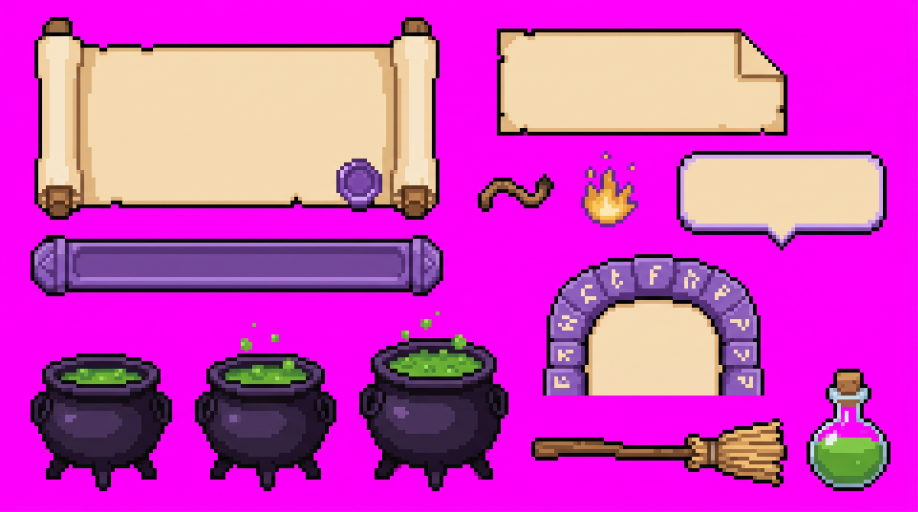
#> input picture art_src/hoothex-ui-sheet.jpg, 2752 x 1536 px (shown at 1/3 size)
$ python gen_hex_ui.py
#> lines starting #> are read from the running program, lines starting #| are printed output that depends on the picture; after the words box and inside, x2 and y2 are one past the last pixel; in counts of white or black regions, pixels touching at a corner belong together
### art_src/lib_sheet.py
"""Reading a UI sheet from the owner's image tool, shared by gen_sand_ui.py,
gen_crystal_ui.py and the sheets to come.

The tool draws pixel art on a magenta ground, but upscales it by a fractional
amount and saves a JPEG (it cannot save a PNG): the cells come out 5 to 12
pixels square with soft, noisy edges, and each sheet's size differs. A sheet's
cell is found once with `fit` (the edges of the picture line up on it), written
into the sheet's script as constants, and then `sample` reads every cell as the
median colour of the middle of its block and snaps it to the sheet's palette
-- with every near-black folded into the outline colour, which is where nearly
all the JPEG noise is.

The rest is what every sheet does with the cells: cut a piece out, flood-fill
the face words are written on, and mimic how the game stretches a piece
(`stretch`, the same as `PixelSprite._source`) so it can be looked at before
Flutter is run.
"""
import numpy as np
from PIL import Image

GROUND = '.'


def hex_rgb(h):
    return tuple(int(h[i:i + 2], 16) for i in (1, 3, 5))


def _magenta(a):
    return (a[..., 0] > 200) & (a[..., 1] < 90) & (a[..., 2] > 200)


# [31 lines left out: function fit, not called in this run]


def sample(path, tones, cell, dark=48, tinted_ground=False):
    """The sheet as rows of letters, one a cell; GROUND where it is magenta.
    [cell] is ((width, x offset), (height, y offset)) from `fit`; [tones]
    maps a letter to its colour, and K must be the outline's. With
    [tinted_ground], a cell whose colour is mostly magenta -- a soft glow the
    tool drew over the ground, which blends to pink -- is ground too."""
    (cw, ox), (ch, oy) = cell
    a = np.asarray(Image.open(path).convert('RGB')).astype(float)
    h, w, _ = a.shape
    mag = _magenta(a)
    letters = list(tones)
    rgb_of = np.array([hex_rgb(tones[k]) for k in letters], float)
    grid = []
    for j in range(int((h - oy) / ch)):
        line = []
        for i in range(int((w - ox) / cw)):
            xa, xb = int(ox + (i + .25) * cw), int(ox + (i + .75) * cw) + 1
            ya, yb = int(oy + (j + .25) * ch), int(oy + (j + .75) * ch) + 1
            blk = a[ya:yb, xa:xb]
            if blk.size == 0 or mag[ya:yb, xa:xb].mean() > .5:
                line.append(GROUND)
                continue
            rgb = np.median(blk.reshape(-1, 3), axis=0)
            if tinted_ground and rgb[0] > 150 and rgb[2] > 150 and rgb[1] < 125:
                line.append(GROUND)
                continue
            if rgb.max() < dark:
                line.append('K')
            else:
                line.append(letters[int(((rgb_of - rgb) ** 2).sum(1).argmin())])
        grid.append(line)
    return grid


# [27 lines left out: function pieces_of, not called in this run]


def cut(sheet, box):
    """The piece in [box] (cells x0, y0, x1, y1) as rows of letters."""
    x0, y0, x1, y1 = box[:4]
    return [list(''.join(sheet[y][x0:x1])) for y in range(y0, y1)]


def flood(rows, seed, src='F', dst='W'):
    """[rows] with the [src] cells 4-connected to [seed] lettered [dst]."""
    sx, sy = seed
    assert rows[sy][sx] == src, (seed, rows[sy][sx])
    todo = [(sx, sy)]
    while todo:
        x, y = todo.pop()
        if not (0 <= y < len(rows) and 0 <= x < len(rows[y])):
            continue
        if rows[y][x] != src:
            continue
        rows[y][x] = dst
        todo += [(x + 1, y), (x - 1, y), (x, y + 1), (x, y - 1)]


def face_box(rows):
    """Where the W cells are: (left, top, right, bottom) in cells."""
    xs = [x for r in rows for x, c in enumerate(r) if c == 'W']
    ys = [y for y, r in enumerate(rows) if 'W' in r]
    return min(xs), min(ys), max(xs) + 1, max(ys) + 1


# [55 lines left out: functions same_rows, source, stretch, whole, png, not called in this run]


def channel(groove, outline='K'):
    """Where a timer's fill goes in its groove, in cells: the rows of
    channel at the groove's middle column, from its top and from its foot,
    and the column the channel's narrowest row starts at. One cell of the
    channel is left round the fill on every side."""
    rows = groove[0]
    mid = len(rows[0]) // 2
    first = last = len(rows) // 2
    assert rows[first][mid] == outline, 'the groove has no channel at its middle'
    while rows[first - 1][mid] == outline:
        first -= 1
    while rows[last + 1][mid] == outline:
        last += 1
    top, bottom = first + 1, len(rows) - last
    side = max(r.index(outline, 3) for r in rows[top:last]) + 1
    return top, bottom, side


def halve(rows):
    """[rows] (strings) at half resolution: each 2x2 block becomes the letter
    most of it is, the outline K winning ties so lines never break, then
    anything over empty. An odd last row or column is padded with empty first,
    so the outline along it survives. (gen_fire_ui.py's, for a sheet's piece
    that is drawn smaller than the sheet draws it.)"""
    if len(rows[0]) % 2:
        rows = [r + GROUND for r in rows]
    if len(rows) % 2:
        rows = rows + [GROUND * len(rows[0])]
    h, w = len(rows), len(rows[0])
    out = []
    for y in range(0, h - 1, 2):
        row = ''
        for x in range(0, w - 1, 2):
            block = [rows[y][x], rows[y][x + 1],
                     rows[y + 1][x], rows[y + 1][x + 1]]
            counts = {c: block.count(c) for c in block}
            top = max(counts.values())
            best = [c for c, n in counts.items() if n == top]
            if len(best) > 1 and 'K' in best:
                row += 'K'
            elif len(best) > 1 and GROUND in best:
                row += [c for c in best if c != GROUND][0]
            else:
                row += best[0]
        out.append(row)
    return out


# [45 lines left out: function cells_svg, not called in this run]

### art_src/gen_hex_ui.py
"""Builds Hoothex's UI pieces from the owner's image-tool sheet.

    python gen_hex_ui.py                 # writes lib/components/boss_trial/hex_ui_art.dart
    python gen_hex_ui.py --map NAME      # prints one piece as a cell map
    python gen_hex_ui.py --preview DIR   # one PNG a piece, and the whole sheet
    python gen_hex_ui.py --svg [FILE]    # the pieces as the game gets them, as one SVG

See lib_sheet.py for how a sheet from the tool is read back to the cells it was
drawn on, and gen_sand_ui.py / gen_crystal_ui.py for the same job done for the
other bosses. Re-run after any edit; never hand-edit the output.
"""
import os
import sys

import lib_sheet
from lib_sheet import channel, cut, face_box, flood, halve, same_rows

HERE = os.path.dirname(os.path.abspath(__file__))
SRC = os.path.join(HERE, 'hoothex-ui-sheet.jpg')
OUT = os.path.normpath(os.path.join(
    HERE, '..', 'lib', 'components', 'boss_trial', 'hex_ui_art.dart'))

# The sheet's cell, fitted to its edges (lib_sheet.fit): 11.5 pixels square.
# (240 x 133 cells.)
CELL = ((11.465, 0.2), (11.465, 5.8))

# letter -> colour. Parchment F/C/T, wood O/P/Q, the witch's purple L/V/N/M/D
# and the iron of the cauldron R/S, brew G/H/Z, flame Y/B, glass g/h. F is also
# what words are written on (W where a piece marks its face).
TONES = {
    'K': '#14120e',   # outline
    'F': '#f4dab1',   # parchment
    'C': '#f5e5c9',   # parchment, lit
    'T': '#deb27c',   # parchment in shade, and its torn edge
    'O': '#ad784b',   # wood
    'P': '#885b38',   # wood in shade
    'Q': '#643d23',   # wood, darkest
    'L': '#ccaced',   # lilac
    'V': '#ac7ed4',   # violet
    'N': '#895bb8',   # purple
    'M': '#73459a',   # purple, deeper
    'D': '#58307a',   # purple in shade
    'R': '#47305b',   # iron
    'S': '#32213f',   # iron in shade
    'G': '#66aa32',   # brew
    'H': '#86cb49',   # brew, lit
    'Z': '#488537',   # brew in shade
    'Y': '#f2bd69',   # flame
    'B': '#dc9845',   # flame, orange
    'g': '#94b1c9',   # glass
    'h': '#e8f1f7',   # glass, lit
}

# A gate's stone in the colour of the gate's state: the plain purple, a
# refused gate's red (the fizzle of the pet's spells) and a right one's rune
# light, so the gate it flies through shows how it went.
GATE_WRONG = dict(TONES, V='#f08c94', N='#d95763', M='#bf4a58', D='#a33a48',
                  R='#7d2b38')
GATE_RIGHT = dict(TONES, V='#cbf1f5', N='#6dc2ca', M='#58a8b2', D='#3f8d99',
                  R='#2c6670')


def sample():
    return lib_sheet.sample(SRC, TONES, CELL, dark=50)
#> in _magenta, `return (a[..., 0] > 200) & (a[..., 1] < 90) & (a[..., 2] > 200)`:
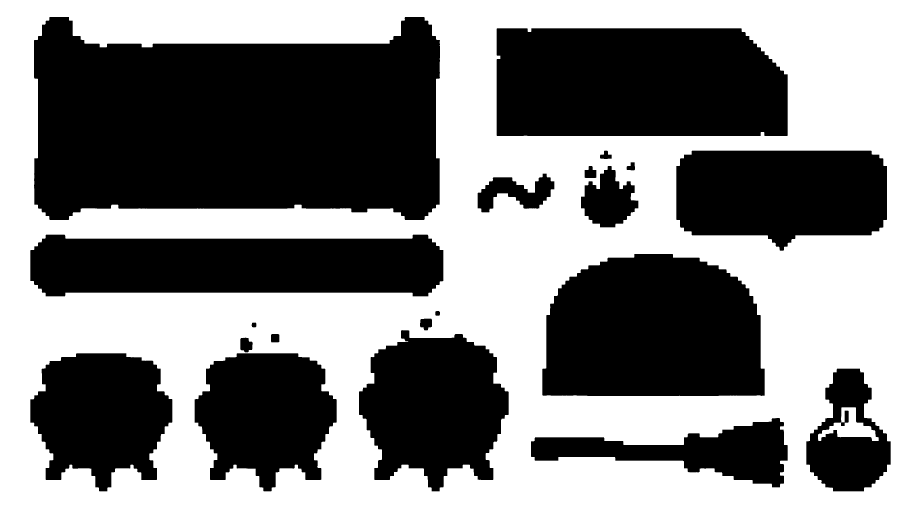
#> returned value: shape (1536, 2752) bool (shown at 1/3 size); 51.1% white; 20 black regions, largest, box (x1, y1, x2, y2) and area: (102, 51, 1320, 660) 617541, (1490, 85, 2363, 408) 271324, (1627, 762, 2294, 1188) 247175
#> after the loop in sample, `for j in range(int((h - oy) / ch)):`: grid = 133 items


def png(rows, scale, path):
    lib_sheet.png(rows, scale, path, TONES)


def interior(rows, x, y):
    """Whether a cell has a cell on every side: it is not on a piece's edge."""
    h, w = len(rows), len(rows[0])
    return all(0 <= x + dx < w and 0 <= y + dy < h
               and rows[y + dy][x + dx] != '.'
               for dx, dy in ((1, 0), (-1, 0), (0, 1), (0, -1)))


def remap(rows, table, y0=0, y1=None, x0=0, x1=None):
    """Letters in [rows] (a box of them) changed by [table]."""
    for y in range(y0, len(rows) if y1 is None else y1):
        for x in range(x0, len(rows[y]) if x1 is None else x1):
            rows[y][x] = table.get(rows[y][x], rows[y][x])


# ---- cleaning ---------------------------------------------------------------
#
# See gen_sand_ui.py: the game stretches a piece by repeating a run of columns
# and of rows, so each run has to be the same all the way down it. And the
# owner asked that what the tool shaded heavily -- the cauldrons, the flask
# and the broom -- be flat: an outline, a body, and at most one lit tone,
# like the rest of the art.

# The wax seal sits low on the right of the scroll, where words would be
# written and the fuse runs under it. It comes off the scroll and is drawn on
# its own, where there is room.
SEAL_COLS = (79, 90)
SEAL_ROWS = (37, 51)


def take_seal(rows):
    """The seal as its own rows, and [rows] with the parchment put back."""
    (x0, x1), (y0, y1) = SEAL_COLS, SEAL_ROWS
    seal = [['.'] * (x1 - x0) for _ in range(y1 - y0)]
    for y in range(y0, y1):
        for x in range(x0, x1):
            c = rows[y][x]
            if c in 'LNMDRV' or (c == 'K' and y in (48, 50)):
                seal[y - y0][x - x0] = c
    for y in range(y0, y1):
        for x in range(x0 - 1, x1 + 1):
            if (c := rows[y][x]) in 'LNMDRV' or (c == 'K' and y in (48, 50)):
                rows[y][x] = rows[y][60] if y < len(rows) - 3 else '.'
    return seal


def clean_scroll(rows):
    pass


def clean_gate(rows):
    # The crown's stones carry a rune each, at different heights: the run of
    # columns that repeats is plain stone, and the posts keep one rune a block.
    remap(rows, {'F': 'N', 'D': 'N', 'M': 'N', 'R': 'N'}, 2, 9, 25, 33)


def clean_cauldron(rows):
    # Flat iron, flat brew. The tool shaded the pot in four tones and let its
    # deepest fall into the outline's black; the body is one iron colour with
    # an outline one cell thick.
    remap(rows, {'Z': 'G', 'O': 'K', 'S': 'R', 'M': 'R'})
    body = next(y for y, r in enumerate(rows) if r.count('R') >= 6)
    for y in range(body, len(rows)):
        for x in range(len(rows[y])):
            if rows[y][x] == 'K' and interior(rows, x, y):
                rows[y][x] = 'R'


def clean_broom(rows):
    # Handle: lit above, shaded below. Bristles: straw and its shade. The
    # binding: wood. The tool had four browns running through all of them.
    for y, r in enumerate(rows):
        for x, c in enumerate(r):
            if c not in 'OPQTB':
                continue
            if x < 42:
                r[x] = 'O' if y <= 8 else 'P'
            elif x < 53:
                r[x] = 'O' if c in 'PQT' else c
            else:
                r[x] = 'B'
    # The tool drew its broom head to the right; the game has the bristles
    # behind the pet, on the left.
    for r in rows:
        r.reverse()


def clean_potion(rows):
    # Cork in two browns, glass in one tint and a highlight, brew in one green
    # with its lit top.
    remap(rows, {'B': 'O', 'Q': 'P', 'L': 'g', 'N': 'g', 'Z': 'G'})
    remap(rows, {'H': 'G'}, 20)


# The timer's fuse, which the sheet draws as one wavy rope: a straight rope
# four cells thick that repeats along the groove's channel, in the sheet's
# browns, and the ash behind the flame in its iron.
ROPE = [
    'OOOOOOOO',
    'OPOOPOOP',
    'POOPOOPO',
    'QQQQQQQQ',
]
ASH = [
    'RRRRRRRR',
    'RSRRSRRS',
    'SRRSRRSR',
    'SSSSSSSS',
]


def take(sheet, box):
    return cut(sheet, box)


# name in Dart, the piece's box on the sheet (cells), the repeating run of
# columns and of rows (start, end) or None, the cell of the face words go on
# (lettered W) or None, a cleaning step, and where words go as cells in from
# the piece's edges (left, top, right, bottom) where that is not the face's
# own box.
PIECES = [
    ('hexScroll', (9, 4, 115, 57), (32, 62), (20, 34), (50, 25), clean_scroll,
     (16, 10, 16, 7)),
    ('hexTag', (130, 7, 206, 35), (20, 50), (15, 20), (30, 10), None,
     (5, 4, 8, 5)),
    ('hexGroove', (8, 61, 116, 77), (30, 70), None, None, None, None),
    ('hexSpark', (152, 43, 167, 59), None, None, None, None, None),
    ('hexGate', (142, 66, 200, 103), (25, 33), (22, 29), (29, 25), clean_gate,
     (16, 17, 16, 2)),
    ('hexCauldronLow', (8, 92, 45, 128), None, None, None, clean_cauldron,
     None),
    ('hexCauldronMid', (51, 88, 88, 128), None, None, None, clean_cauldron,
     None),
    ('hexCauldronFull', (94, 86, 133, 128), None, None, None, clean_cauldron,
     None),
    ('hexBroom', (139, 109, 206, 127), (27, 41), None, None, clean_broom,
     None),
    ('hexPotion', (211, 96, 233, 128), None, None, None, clean_potion, None),
]

# The bubble is cut in two: the body, which stretches to its words, and the
# tail, which is drawn in the middle of its foot at any width.
BUBBLE = (177, 39, 232, 65)
TAIL_COLS = (23, 32)


def build(sheet):
    """{name: (rows, midX, midY, inset)}: every piece cleaned, its face
    lettered, and where its words go."""
    out = {}
    for name, box, mid_x, mid_y, seed, clean, inset in PIECES:
        rows = cut(sheet, box)
        if name == 'hexScroll':
            seal = take_seal(rows)
        if clean:
            clean(rows)
        if seed:
            flood(rows, seed)
            if inset is None:
                l, t, r_, b = face_box(rows)
                inset = (l, t, len(rows[0]) - r_, len(rows) - b)
        out[name] = (rows, mid_x, mid_y, inset)
    out['hexSeal'] = (_crop(seal), None, None, None)

    bubble = cut(sheet, BUBBLE)
    # The rim along the foot is dithered between two purples; it is one.
    remap(bubble, {'N': 'M'}, 20, 21, 5, 50)
    x0, x1 = TAIL_COLS
    tail = [['.'] * (x1 - x0 + 1) for _ in range(len(bubble) - 19)]
    for y in range(19, len(bubble)):
        for x in range(x0, x1 + 1):
            tail[y - 19][x - x0] = bubble[y][x]
    # The body's foot where the tail was: its own rim, as at the cell beside.
    for y in range(19, 22):
        for x in range(x0, x1 + 1):
            bubble[y][x] = bubble[y][x0 - 4]
    del bubble[22:]
    flood(bubble, (27, 10))
    for r in tail:
        for x, c in enumerate(r):
            if c == 'F':
                r[x] = 'W'
    l, t, r_, b = face_box(bubble)
    out['hexBubble'] = (bubble, (10, 45), (5, 16),
                        (l + 2, t + 1, len(bubble[0]) - r_ + 2, 4))
    out['hexBubbleTail'] = (tail, None, None, None)

    out['hexRope'] = ([list(r) for r in ROPE], (0, 8), None, None)
    out['hexAsh'] = ([list(r) for r in ASH], (0, 8), None, None)
    potion = out['hexPotion']
    out['hexPotionHalf'] = (
        [list(r) for r in halve([''.join(r) for r in potion[0]])],
        None, None, None)
    gate = out['hexGate']
    out['hexGateWrong'] = gate
    out['hexGateRight'] = gate
    return out


def _crop(rows):
    """[rows] without the empty rows and columns round them."""
    ys = [y for y, r in enumerate(rows) if any(c != '.' for c in r)]
    xs = [x for r in rows for x, c in enumerate(r) if c != '.']
    return [r[min(xs):max(xs) + 1] for r in rows[min(ys):max(ys) + 1]]


def sprite_dart(name, rows, mid_x, mid_y, palette):
    out = ['const PixelSprite %s = PixelSprite(' % name,
           '  palette: %s,' % palette]
    if mid_x:
        out.append('  midX: (%d, %d),' % mid_x)
    if mid_y:
        out.append('  midY: (%d, %d),' % mid_y)
    out.append('  rows: [')
    out += ["    '%s'," % ''.join(r) for r in rows]
    out += ['  ],', ');', '']
    return out


def palette_dart(name, doc, tones):
    out = [doc, 'const Map<String, Color> %s = {' % name]
    out += ["  '%s': Color(0xFF%s)," % (k, v[1:].upper())
            for k, v in tones.items()]
    out += ["  'W': Color(0xFF%s)," % tones['F'][1:].upper(), '};', '']
    return out


PALETTES = {'hexGateWrong': 'hexGateWrongPalette',
            'hexGateRight': 'hexGateRightPalette'}
TONES_OF = {'hexGateWrong': GATE_WRONG, 'hexGateRight': GATE_RIGHT}


def dart(pieces):
    out = [
        '// GENERATED by art_src/gen_hex_ui.py from',
        '// art_src/hoothex-ui-sheet.jpg. Re-run it after editing the sheet;',
        '// never hand-edit this file.',
        '//',
        "// Hoothex's UI pieces, one letter a cell: . is empty, W the pale face",
        '// words are written on (recoloured when a tile flashes or glows).',
        "// The `...Face` insets are how many cells in from a piece's edges its",
        '// words go.',
        '',
        "import 'package:flutter/painting.dart';",
        '',
        "import 'pixel_sprite.dart';",
        '',
    ]
    out += palette_dart('hexPalette', "/// The sheet's colours.", TONES)
    out += palette_dart('hexGateWrongPalette',
                        "/// A refused gate's stone, in the pet's fizzle.",
                        GATE_WRONG)
    out += palette_dart('hexGateRightPalette',
                        "/// A right gate's stone, in the pet's rune light.",
                        GATE_RIGHT)
    faces = {'hexScroll': 'hexScrollFace', 'hexTag': 'hexTagFace',
             'hexBubble': 'hexBubbleFace', 'hexGate': 'hexGateFace'}
    for name, (rows, mid_x, mid_y, inset) in pieces.items():
        out += sprite_dart(name, rows, mid_x, mid_y,
                           PALETTES.get(name, 'hexPalette'))
        if name in faces:
            out += ['const EdgeInsets %s = EdgeInsets.fromLTRB(%d, %d, %d, %d);'
                    % ((faces[name],) + tuple(inset)), '']
    top, bottom, side = channel(pieces['hexGroove'], 'M')
    out += [
        "/// The groove's channel, which the fuse is laid along: the rows from its",
        '/// top, and from its foot, that are rim, and the columns in from either end.',
        'const int hexChannelTop = %d;' % top,
        'const int hexChannelBottom = %d;' % bottom,
        'const int hexChannelSide = %d;' % side,
        '',
    ]
    return '\n'.join(out)


def tones_for(name):
    return TONES_OF.get(name, TONES)


if __name__ == '__main__':
    sheet = sample()
#> sheet = 133 items
    pieces = build(sheet)
#> the loop in build, `for name, box, mid_x, mid_y, seed, clean, inset in PIECES:` made 10 passes
#> after the loop in build, `for name, box, mid_x, mid_y, seed, clean, inset in PIECES:`: out = 10 items
#> in _crop, `ys = [y for y, r in enumerate(rows) if any(c != '.' for c in r)]`: ys = [0, 1, 2, 3, 4, 5, 6, 7, 8, 9, 10, 11, 12, 13]
#> in _crop, `xs = [x for r in rows for x, c in enumerate(r) if c != '.']`: xs = 119 values, max 10 at index 30, min 0 at index 20, mean 5.18
#> in build, `bubble = cut(sheet, BUBBLE)`: bubble = 26 items
#> in build, `tail = [['.'] * (x1 - x0 + 1) for _ in range(len(bubble) - 19)]`: tail = 7 items
#> the loop in build, `for y in range(19, len(bubble)):` made 7 passes
#> the loop in build, `for r in tail:` made 7 passes
#> in face_box, `xs = [x for r in rows for x, c in enumerate(r) if c == 'W']`: xs = 847 values, max 52 at index 193, min 2 at index 143, mean 27
#> in face_box, `ys = [y for y, r in enumerate(rows) if 'W' in r]`: ys = [2, 3, 4, 5, 6, 7, 8, 9, 10, 11, 12, 13, 14, 15, 16, 17, 18]
#> in build, `l, t, r_, b = face_box(bubble)`: l = 2; r_ = 53; b = 19
#> in halve, `h, w = len(rows), len(rows[0])`: h = 32; w = 22
#> after the loop in halve, `for y in range(0, h - 1, 2):`: out = ['....KKK....', '...KOOOK...', '...KOOOK...', '..KghPhgK..', '...KPPPK...', '...K..gK...', '...K.hgK...', '..h.....g..', '.h.h.....g.', 'KgHhHHHHHgK', 'KGGGGGGGGGK', 'KGGGGGGGGGK', 'KGGGGGGGGGK', '.gGGGGGGGg.', '..gGGGGGg..', '...KKKKK...']
#> pieces = 18 items
    if '--map' in sys.argv:
        want = sys.argv[sys.argv.index('--map') + 1]
        rows, mid_x, mid_y, inset = pieces[want]
        print('%s  %dx%d  midX %s  midY %s  words %s' % (
            want, len(rows[0]), len(rows), mid_x, mid_y, inset))
        print('    ' + ''.join(str(x % 10) for x in range(len(rows[0]))))
        for y, r in enumerate(rows):
            print('%3d %s' % (y, ''.join(r)))
    elif '--svg' in sys.argv:
        i = sys.argv.index('--svg') + 1
        path = (sys.argv[i] if i < len(sys.argv)
                else os.path.join(HERE, 'hoothex-ui-cells.svg'))
        items = [(name, rows, tones_for(name),
                  'repeats: columns %s, rows %s' % (mx, my) if mx or my else '')
                 for name, (rows, mx, my, _) in pieces.items()]
        with open(path, 'w', encoding='utf-8', newline='\n') as f:
            f.write(lib_sheet.cells_svg(items))
        print('wrote', path)
    elif '--preview' in sys.argv:
        out = sys.argv[sys.argv.index('--preview') + 1]
        os.makedirs(out, exist_ok=True)
        png([''.join(r) for r in sheet], 6, os.path.join(out, 'sheet.png'))
        for name, (rows, _, _, _) in pieces.items():
            lib_sheet.png([''.join(r) for r in rows], 10,
                          os.path.join(out, name + '.png'), tones_for(name))
        print('wrote previews to', out)
    else:
        with open(OUT, 'w', encoding='utf-8', newline='\n') as f:
            f.write(dart(pieces))
#> the loop in dart, `for name, (rows, mid_x, mid_y, inset) in pieces.items():` made 18 passes
#> (name, mid_x, mid_y, inset) on passes 1 to 12: ('hexScroll', (32, 62), (20, 34), (16, 10, 16, 7)), ('hexTag', (20, 50), (15, 20), (5, 4, 8, 5)), ('hexGroove', (30, 70), None, None), ('hexSpark', None, None, None), ('hexGate', (25, 33), (22, 29), (16, 17, 16, 2)), ('hexCauldronLow', None, None, None), ('hexCauldronMid', None, None, None), ('hexCauldronFull', None, None, None), ('hexBroom', (27, 41), None, None), ('hexPotion', None, None, None), ('hexSeal', None, None, None), ('hexBubble', (10, 45), (5, 16), (4, 3, 4, 4))
#> in dart, `top, bottom, side = channel(pieces['hexGroove'], 'M')`: top = 6; side = 13
        print('wrote', OUT)
